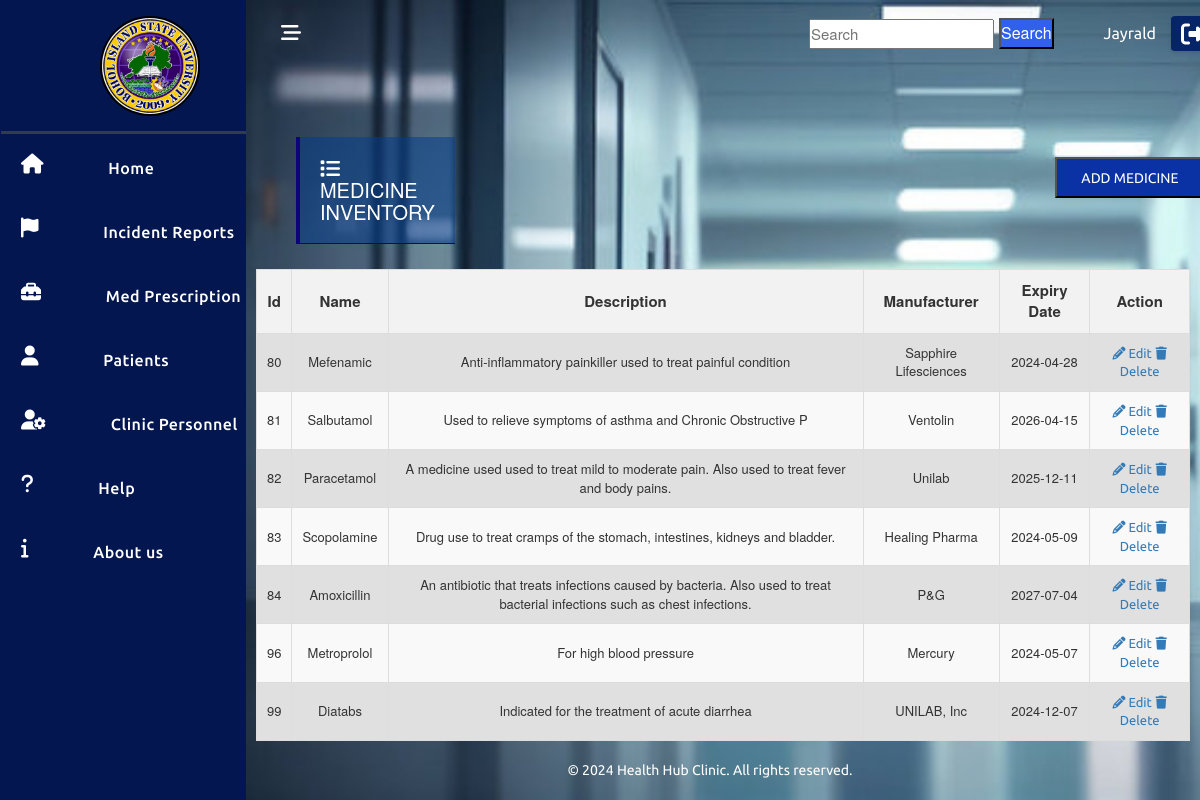
Page /Home_icons/medicine_released.php (signed in) on the committed database.
### tables this page shows
CREATE TABLE `medicines` (
  `id` int(11) NOT NULL,
  `name` varchar(30) NOT NULL,
  `description` varchar(150) NOT NULL,
  `manufacturer` varchar(50) NOT NULL,
  `expiry_date` date NOT NULL
);

### Database/show-med.php (called while the page is built)
<?php
    include ('connection.php');
    $stmt = $conn->prepare('SELECT * FROM medicines');
    $stmt->execute();
    $stmt->setFetchMode(PDO::FETCH_ASSOC);
    return $stmt->fetchAll();

### Home_icons/medicine_released.php (the view, shortened to what this page needs)
<?php
    $user = ($_SESSION['user']);
    $Medicines = include('../Database/show-med.php');
    include('../includes/header.php');
?>
    <main class="main-wrap">
        <?php include('../html/navigation.php'); ?>
        <section class="showcase active">
            <div class="overlay">
                <div class="head">
                    <button class="toggler">
                        <i class="fa-solid fa-bars-staggered" style="color: #ffffff;"></i>
                    </button>
                    <div class="top">
                        <input class="search-bar" type="text" id="search" placeholder="Search">
                        <button type="button" class="search" onclick="searchFunction()">Search</button>
                        <span><?= $user['firstName'] ?></span>
                        <button class="log-out" onclick="openModal()">
                            <i class="fa-solid fa-right-from-bracket" style="color: #ffffff;"></i>
                        </button>
                    </div>
                </div>
                <div class="content">
                    <div class="clinichead">
                        <h1 class="cs2"><i class="fa-solid fa-list" style="color: #ffffff;"></i> MEDICINE INVENTORY</h1>
                        <div class="Add">
                            <a href="../html/add-form-med.php" class="icon-link">
                                <button class="create">ADD MEDICINE</button>
                            </a>
                        </div>
                    </div>
                    <div class="TableList">
                        <div class="medicine">
                            <table>
                                <thead>
                                    <th>Id</th>
                                    <th>Name</th>
                                    <th>Description</th>
                                    <th>Manufacturer</th>
                                    <th>Expiry Date</th>
                                    <th>Action</th>
                                </thead>
                                <tbody>
                                    <?php
                                        foreach($Medicines as $medicines){ ?>
                                        <tr>
                                            <td class="Id"><?= $medicines['id']?></td>
                                            <td class="name"><?= $medicines['name']?></td>
                                            <td class="description"><?= $medicines['description']?></td>
                                            <td class="manufacturer"><?= $medicines['manufacturer']?></td>
                                            <td class="expiry_date"><?= $medicines['expiry_date']?></td>
                                            <td>
                                                <a href="" class="updateBtn" data-userid="<?= $medicines['id'] ?>"><i class="fa fa-pencil"></i> Edit</a>
                                                <a href="" class="deleteBtn" data-userid="<?= $medicines['id'] ?>" data-fname="<?=$medicines['name']?>"><i class="fa fa-trash"> </i> Delete</a>
                                            </td>
                                        </tr>
                                    <?php }?>
                                </tbody>
                            </table>
                        </div>
                    </div>
                </div>
            </div>
        </section>
    </main>
    <?php include('../includes/scripts.php'); ?>
</body>
    <footer>
        <p>&copy; 2024 Health Hub Clinic. All rights reserved.</p>
    </footer>
</html>

### includes/header.php (shortened to what this page needs)
<!DOCTYPE html>
<html lang="en">
<head>
    <link rel="stylesheet" type="text/css" href="../css/all.min.css">
    <link rel="stylesheet" type="text/css" href="../css/all.css">
    <link rel="stylesheet" type="text/css" href="../css/home_styles.css">
    <link rel="stylesheet" href="https://cdnjs.cloudflare.com/ajax/libs/bootstrap3-dialog/1.35.4/css/bootstrap-dialog.min.css" />
</head>
<body>

### html/navigation.php
<header class="main-head active">
            <div class="main-nav">
                <nav class="navbar">
                    <div class="navbar-nav">
                        <div class="title">
                                <img class="logo" src="../images/BISU.jpg">
                        </div>
                        <ul class="nav-list">
                            <li class="nav-list-item">
                                <a href="../html/home.php" class="nav-link" title="Go to Home">
                                    <i class="fa-solid fa-house"></i>
                                    <span class="link-text">Home</span>
                                </a>
                            </li>
                            <li class="nav-list-item">
                                <a href="../html/incident_reports.php" class="nav-link" title="Go to Reports">
                                    <i class="fa-solid fa-flag"></i>
                                    <span class="link-text">Incident Reports</span>
                                </a>
                            </li>
                            <li class="nav-list-item">
                                <a href="../html/medicine_inventory.php" class="nav-link" title="Go to Prescription">
                                    <i class="fa-solid fa-toolbox"></i>
                                    <span class="link-text"> Med Prescription</span>
                                </a>
                            </li>
                            <li class="nav-list-item">
                                <a href="../html/Student&Staff.php" class="nav-link" title="Student and Staff">
                                    <i class="fa-solid fa-user"></i>
                                    <span class="link-text">Patients</span>
                                </a>
                            </li>
                            <li class="nav-list-item">
                                <a href="../html/clinic_staff.php" class="nav-link" title="Go to Staff">
                                    <i class="fa-solid fa-user-gear"></i>
                                    <span class="link-text">Clinic Personnel</span>
                                </a>
                            </li>
                            <li class="nav-list-item">
                                <a href="../html/help.php" class="nav-link" title="Go to Help">
                                    <i class="fa-solid fa-question"></i>
                                    <span class="link-text">Help</span>
                                </a>
                            </li>
                            <li class="nav-list-item">
                                <a href="../html/about_us.php" class="nav-link" title="Go to About">
                                    <i class="fa-solid fa-info"></i>
                                    <span class="link-text">About us</span>
                                </a>
                            </li>
                        </ul>
                    </div>
                </nav>
            </div>
        </header>

### includes/scripts.php (shortened to what this page needs)
<link rel="stylesheet" href="https://maxcdn.bootstrapcdn.com/bootstrap/3.3.7/css/bootstrap.min.css">
<link rel="stylesheet" href="https://maxcdn.bootstrapcdn.com/bootstrap/3.3.7/css/bootstrap-theme.min.css">

### rows in the picture
medicines: id "80", name "Mefenamic", description "Anti-inflammatory painkiller used to treat painful condition", manufacturer "Sapphire Lifesciences", expiry_date "2024-04-28"
medicines: id "81", name "Salbutamol", description "Used to relieve symptoms of asthma and Chronic Obstructive P", manufacturer "Ventolin", expiry_date "2026-04-15"
medicines: id "82", name "Paracetamol", description "A medicine used used to treat mild to moderate pain. Also used to treat fever and body pains.", manufacturer "Unilab", expiry_date "2025-12-11"
medicines: id "83", name "Scopolamine", description "Drug use to treat cramps of the stomach, intestines, kidneys and bladder.", manufacturer "Healing Pharma", expiry_date "2024-05-09"
medicines: id "84", name "Amoxicillin", description "An antibiotic that treats infections caused by bacteria. Also used to treat bacterial infections such as chest infections.", manufacturer "P&G", expiry_date "2027-07-04"
medicines: id "96", name "Metroprolol", description "For high blood pressure", manufacturer "Mercury", expiry_date "2024-05-07"
medicines: id "99", name "Diatabs", description "Indicated for the treatment of acute diarrhea", manufacturer "UNILAB, Inc", expiry_date "2024-12-07"

### other values in the picture
$user['firstName'] "Jayrald"
